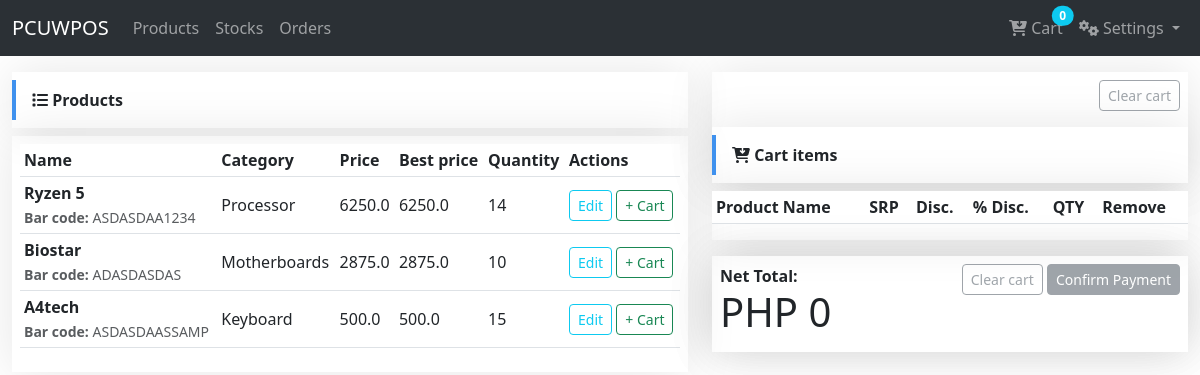
/products/sales/ (signed in), run on the app's committed database.
### sales/models/product.py (models this page shows, shortened)
class Product(BaseTime):
    user = models.ForeignKey(User, on_delete=models.CASCADE, default=1)
    product_code = models.CharField(max_length=13, unique=True, blank=True)
    bar_code = models.CharField(max_length=13, unique=True, blank=True)
    name = models.CharField(max_length=255)
    model = models.CharField(max_length=120)
    description = models.TextField()
    category = models.ForeignKey(ProductCategory, on_delete=models.CASCADE, blank=True, null=True)
    cost = models.FloatField(default=0)
    price_margin = models.FloatField(default=0.25)
    price_discount = models.FloatField(default=0.00)
    price = models.FloatField(default=0.00, verbose_name="SRP")
    quantity = models.PositiveIntegerField(default=1)
    is_serial = models.BooleanField(default=False, verbose_name="with serial?")
    out_of_stock = models.BooleanField(default=False)
    product_warranty = models.ForeignKey(ProductWarranty, on_delete=models.CASCADE, blank=True, null=True)
    @property
    def best_price(self):
        discount = float(self.price) - float(self.cost)
        price = (discount - (discount * self.price_discount)) + float(self.cost)
        return price

class ProductCategory(models.Model):
    name = models.CharField(max_length=100, default="Memories")
    created_at = models.DateTimeField(auto_now_add=True)
    updated_at = models.DateTimeField(auto_now=True)
    class Meta:
        verbose_name = "category"
        verbose_name_plural = "categories"
    def __str__(self):
        return self.name

### sales/views/pos_view.py (the view)
# urls.py: path('sales/', POSView.as_view(), name='pos_view'),
class POSView(View):
    template_name = 'pos_view.html'
    def get(self, request):
        products = Product.objects.all()
        customers = Customer.objects.all()
        cart = Cart(request)
        cart_items = cart.__len__()
        for item in cart:
            item['update_quantity_form'] = {'quantity': item['quantity'], 'update': True}
        context = {
            'title': 'POS view',
            'products': products,
            'cart': cart,
            'customers': customers,
            'cart_items': cart_items
        }
        return render(request, self.template_name, context)

### sales/addcart.py (called while the page is built)
    def __iter__(self):
        product_ids = self.cart.keys()
        products = Product.objects.filter(id__in=product_ids)
        for product in products:
            self.cart[str(product.id)]['product'] = product
        for item in self.cart.values():
            item['price'] = Decimal(item['price'])
            item['total_price'] = item['price'] * item['quantity']
            yield item

    def __len__(self):
        return sum(item['quantity'] for item in self.cart.values())

    def get_total_price(self):
        return sum(Decimal(item['price']) * item['quantity'] for item in self.cart.values())

### sales/templates/pos_view.html (shortened to what this page needs)
{% extends 'base.html' %}
{% load static %}
{% block content %}
<div class="row">
    <div class="col-sm-7">
        <div class="fcard mb-2 mt-3">
            <strong class="fcard-title"><i class="fa-solid fa-list"></i> Products</strong>
        </div>
        <div class="fcard">
            <div class="fcard-body">
                <table class="table table-hover table-sm" id="myTable" style="vertical-align: middle;">
                    <thead>
                        <tr>
                            <th>Name</th>
                            <th>Category</th>
                            <th>Price</th>
                            <th>Best price</th>
                            <th>Quantity</th>
                            <th>Actions</th>
                        </tr>
                    </thead>
                    <tbody>
                        {% for product in products %}
                        <tr>
                            <td>
                                <strong>{{ product.name|title }}</strong> <br>
                                <small class="text-muted"><strong>Bar code:</strong> {{ product.bar_code|upper }}</small>
                            </td>
                            <td>{{ product.category }}</td>
                            <td>{{ product.price }}</td>
                            <td>{{ product.best_price }}</td>
                            <td>{{ product.quantity }}</td>
                            <td>
                                <a class="btn btn-outline-info btn-sm" href="{% url 'sales:product_update' product.id %}">Edit</a>
                                {% if product.quantity == 0 %}
                                <a class="btn btn-outline-secondary btn-sm disabled" href="{% url 'sales:cart_add' product.id %}" role="button" aria-disabled="true">+ Cart</a>
                                {% else %}
                                <a class="btn btn-outline-success btn-sm" href="{% url 'sales:cart_add' product.id %}">+ Cart</a>
                                {% endif %}
                            </td>
                        </tr>
                        {% endfor %}
                    </tbody>
                </table>
            </div>
        </div>
    </div>
    <div class="col-sm-5">
        <div class="fcard mb-2 mt-3">
            <div class="float-end">
                <div class="fcard-body float-end">
                {% if cart %}
                    <a href="{% url 'sales:clear_cart' %}" class="btn btn-outline-danger btn-sm">Clear cart</a>
                {% else %}
                    <a href="{% url 'sales:clear_cart' %}" class="btn btn-outline-secondary btn-sm disabled" aria-disabled="true">Clear cart</a>
                {% endif %}
                </div>
            </div>
            <div class="fcard">
                <strong class="fcard-title">
                    <i class="fa-solid fa-cart-arrow-down"></i> Cart items
                </strong>
            </div>
        </div>
        <div class="fcard mb-2 mt-2">
            <table class="table table-striped table-sm" style="vertical-align: middle;">
                <thead>
                <tr>
                    <th>Product Name</th>
                    <th>SRP</th>
                    <th>Disc.</th>
                    <th>% Disc.</th>
                    <th>QTY</th>
                    <th>Remove</th>
                </tr>
                </thead>
            </table>
        </div>
        <div class="fcard mb-2 mt-3">
            <div class="row">
                <div class="col-md-12">
                    <div class="fcard">
                        <div class="fcard-body">
                            <div class="float-end">
                                {% if cart %}
                                <a href="{% url 'sales:clear_cart' %}" class="btn btn-outline-danger btn-sm">Clear cart</a>
                                {% else %}
                                <a href="{% url 'sales:clear_cart' %}" class="btn btn-outline-secondary btn-sm disabled" aria-disabled="true">Clear cart</a>
                                {% endif %}
                                {% if cart %}
                                <a class="btn btn-primary btn-sm" href="{% url 'sales:billing_information' %}">Confirm Payment</a>
                                {% else %}
                                <a href="#" class="btn btn-secondary btn-sm disabled" role="button" aria-disabled="true">Confirm Payment</a>
                                {% endif %}
                            </div>
                            <strong class="float-left">Net Total:</strong>
                            <h1>PHP {{ cart.get_total_price }}</h1>
                        </div>
                    </div>
                </div>
            </div>
        </div>
    </div>
</div>
{% endblock %}

### sales/static/style.css (style rules this page uses)
.fcard { display: flex; flex-direction: column; justify-content: flex-start; gap: .5rem; box-shadow: 0 0 3rem 0 rgba(0, 0, 0,.1); }
.fcard-title { border-left: .3rem solid #3f91ee; margin-left: 0; padding: .5rem 0 .5rem 1rem; margin: .5rem 0 .5rem 0; }
.fcard-body { padding: .5rem; }

### data on the page
Product: name "Ryzen 5", bar_code "ASDASDAA1234", category "Processor", price "6250.0", best_price "6250.0", quantity "14", shows "+ Cart"
Product: name "Biostar", bar_code "ADASDASDAS", category "Motherboards", price "2875.0", best_price "2875.0", quantity "10", shows "+ Cart"
Product: name "A4tech", bar_code "ASDASDAASSAMP", category "Keyboard", price "500.0", best_price "500.0", quantity "15", shows "+ Cart"

### other printed values
{{ cart_items }} "0"
{{ cart.get_total_price }} "0"
